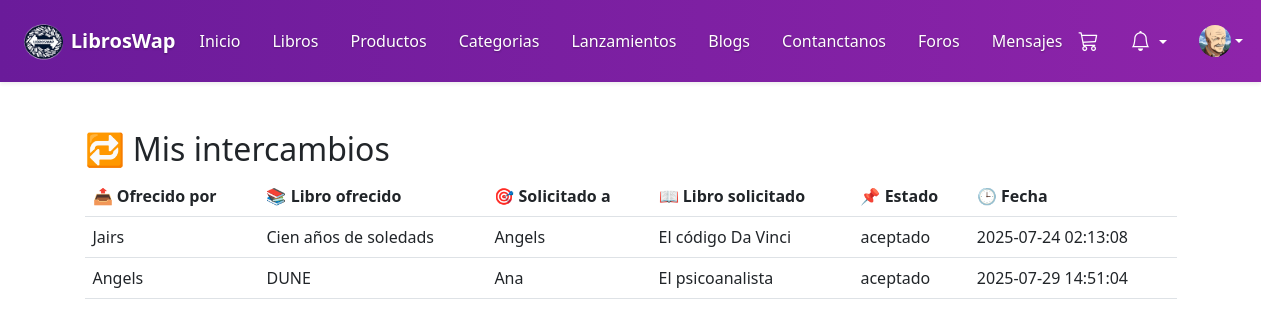
The page /index.php?c=IntercambioController&a=misIntercambios (signed in) on the database as committed earlier.
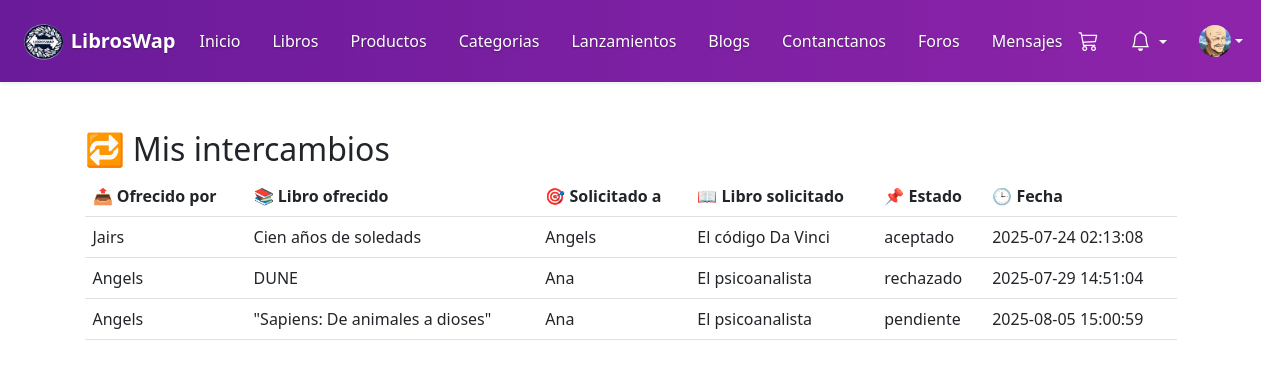
The same page on the database as committed later.
### tables this page shows
CREATE TABLE `intercambios` (
  `id` int(11) NOT NULL,
  `libro_id_1` int(11) DEFAULT NULL,
  `libro_id_2` int(11) DEFAULT NULL,
  `usuario_1` int(11) DEFAULT NULL,
  `usuario_2` int(11) DEFAULT NULL,
  `estado` enum('pendiente','aceptado','rechazado') DEFAULT 'pendiente',
  `fecha` datetime DEFAULT current_timestamp()
);

CREATE TABLE `usuarios` (
  `id` int(11) NOT NULL,
  `nombre` varchar(100) NOT NULL,
  `email` varchar(100) NOT NULL,
  `password` varchar(255) NOT NULL,
  `rol` enum('usuario','admin') DEFAULT 'usuario',
  `foto` varchar(255) DEFAULT NULL,
  `bio` text DEFAULT NULL,
  `token_recuperacion` varchar(255) DEFAULT NULL,
  `token_expira` datetime DEFAULT NULL
);

CREATE TABLE `libros` (
  `id` int(11) NOT NULL,
  `titulo` varchar(255) DEFAULT NULL,
  `autor` varchar(255) DEFAULT NULL,
  `genero` varchar(100) DEFAULT NULL,
  `estado` enum('nuevo','usado') DEFAULT NULL,
  `descripcion` text DEFAULT NULL,
  `imagen` varchar(255) DEFAULT NULL,
  `usuario_id` int(11) DEFAULT NULL,
  `modo` enum('intercambio','venta') DEFAULT 'intercambio',
  `precio` decimal(10,2) DEFAULT NULL,
  `id_usuario` int(11) NOT NULL
);

### controllers/IntercambioController.php (called while the page is built, shortened)
<?php
require_once __DIR__ . '/../models/Intercambio.php';
class IntercambioController {
    public function misIntercambios() {
    $intercambio = new Intercambio();
    $intercambios = $intercambio->obtenerDetallado($_SESSION['usuario']['id']);
    include __DIR__ . '/../views/layouts/layout_usuario.php';
}
}

### config/config.php (called while the page is built, shortened)
<?php
function conectar() {
    $conexion = new mysqli(HOST, USER, PASS, DB);
    return $conexion;
}
?>

### models/Intercambio.php (called while the page is built, shortened)
<?php
require_once __DIR__ . '/../config/config.php';
class Intercambio
{
    private $conexion;
    public function __construct()
    {
        $this->conexion = conectar();
    }
   public function obtenerDetallado($usuario_id) {
    $sql = "SELECT i.*,
                   l1.titulo AS libro_ofrecido,
                   l2.titulo AS libro_solicitado,
                   u1.nombre AS nombre_ofrece,
                   u2.nombre AS nombre_recibe
            FROM intercambios i
            JOIN libros l1 ON i.libro_id_1 = l1.id
            JOIN libros l2 ON i.libro_id_2 = l2.id
            JOIN usuarios u1 ON i.usuario_1 = u1.id
            JOIN usuarios u2 ON i.usuario_2 = u2.id
            WHERE i.usuario_1 = ? OR i.usuario_2 = ?";
    $stmt = $this->conexion->prepare($sql);
    $stmt->bind_param("ii", $usuario_id, $usuario_id);
    $stmt->execute();
    return $stmt->get_result()->fetch_all(MYSQLI_ASSOC);
}
}

### views/usuario/intercambios.php (the view, shortened to what this page needs)
<!DOCTYPE html>
<html lang="es">
<head>
    <link href="https://cdn.jsdelivr.net/npm/bootstrap@5.3.0/dist/css/bootstrap.min.css" rel="stylesheet">
</head>
<body>
    <div class="container mt-5">
        <h2>🔁 Mis intercambios</h2>
        <table class="table">
            <thead>
                <tr>
                    <th>📤 Ofrecido por</th>
                    <th>📚 Libro ofrecido</th>
                    <th>🎯 Solicitado a</th>
                    <th>📖 Libro solicitado</th>
                    <th>📌 Estado</th>
                    <th>🕒 Fecha</th>
                </tr>
            </thead>
            <tbody>
                <?php foreach ($intercambios as $i): ?>
                    <tr>
                        <td><?= htmlspecialchars($i['nombre_ofrece']) ?></td>
                        <td><?= htmlspecialchars($i['libro_ofrecido']) ?></td>
                        <td><?= htmlspecialchars($i['nombre_recibe']) ?></td>
                        <td><?= htmlspecialchars($i['libro_solicitado']) ?></td>
                        <td><?= $i['estado'] ?></td>
                        <td><?= $i['fecha'] ?></td>
                    </tr>
                <?php endforeach; ?>
            </tbody>
        </table>
    </div>
</body>
</html>

Rows that differ between the two databases and show on the page:
changed intercambios "DUNE": estado "aceptado" → "rechazado"
added intercambios: usuario_1.nombre "Angels", libro_id_1.titulo "\"Sapiens: De animales a dioses\"", usuario_2.nombre "Ana", libro_id_2.titulo "El psicoanalista", estado "pendiente", fecha "2025-08-05 15:00:59"
